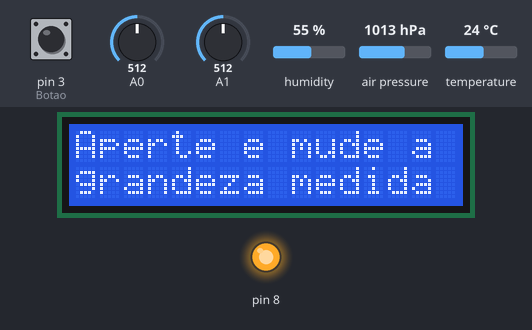
This sketch was run on a simulated Arduino Uno, built with avr-gcc and run on an emulated ATmega328P. Parts: 16×2 character LCD, output pins drawn as LEDs (lit = HIGH). The inputs (shaded band) are chosen by the test bench; at power-on: pin 3 (Botao) HIGH, A1 = 512, A0 = 512, humidity 55 %, air pressure 1013 hPa, temperature 24 °C.

Above: at 7.3 s.
7.4 s: pin 3 (Botao) pulled LOW for 0.65 s
At 8.5 s:
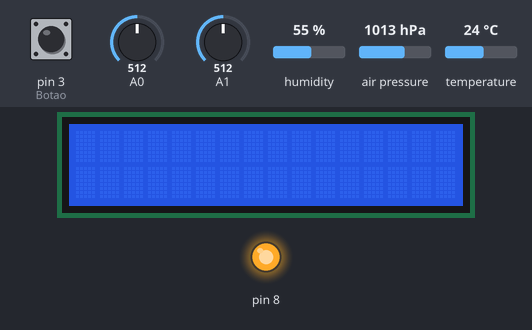
10.7 s: pin 3 (Botao) pulled LOW for 3.2 s
At 12.2 s:
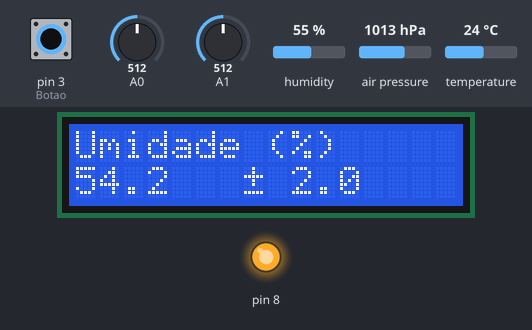
15.4 s: pin 3 (Botao) pulled LOW for 1 s
At 16.6 s:
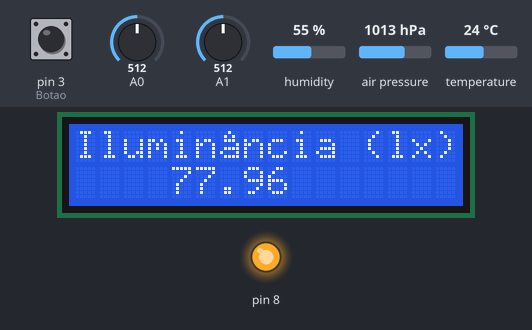
18.8 s: A1 set to 716
At 19.6 s:
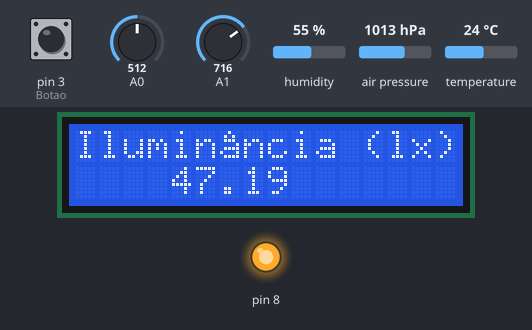
20.7 s: A1 set to 992
At 21.4 s:
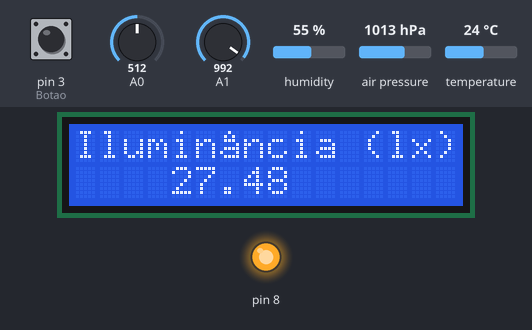
22.4 s: A1 set to 306
At 23.2 s:
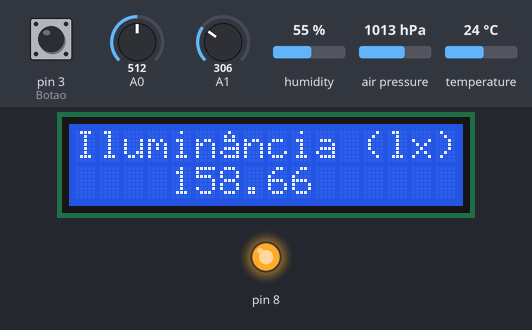
Timing chart, 0 to 25.2 s (numbered marks = the images above; inputs shaded):
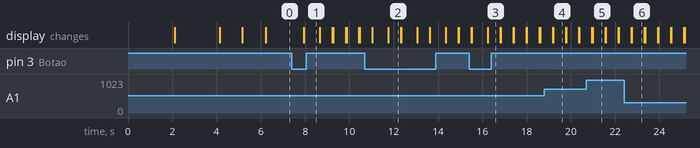

Measured:
- after the input at 7.4 s, the display: changes after 0.53 s (image 1)
- after the input at 10.7 s, the display: first differs from a run without the input after 0.34 s (image 2 shows a later state)
- after the input at 15.4 s, the display: first differs from a run without the input after 0.12 s (image 3 shows a later state)
- after the input at 18.8 s, the display: first differs from a run without the input after 0.40 s (image 4)
- after the input at 20.7 s, the display: first differs from a run without the input after 0.28 s (image 5)
- after the input at 22.4 s, the display: first differs from a run without the input after 0.36 s (image 6)
- what the display in image 2 shows lasts 0.5 s, from 11.8 s to 12.3 s

The sketch:

EstacMet.ino
```cpp
//Bibliotecas Adafruit (BMP280 e DHT22)
#include <Adafruit_Sensor.h>
#include <DHT.h>
#include <Adafruit_BMP280.h>

//Bibliotecas para manipular o LCD
#include <Wire.h>
#include <LiquidCrystal_I2C.h>
// "Renomeando" portas
#define  LM A0
#define LDR A1
#define Botao 3

// Funcao para definir endereco e tamanho do LCD
// LiquidCrystal_I2C lcd(endereco,colunas,linhas);
LiquidCrystal_I2C lcd(0x27,16,2);

//Variável e objeto para manipular DHT22
DHT dht(2, DHT22);
float umid;
float Ad_umid;

//Variáveis para manipulação do LM35
int adc;
float tensao;
float temp ;
float Ad_temp;

//Incertezas
float IncLM35 = 0.50; // incerteza padrão de medição do LM35 (°C)
float IncDHT22 = 2; //incerteza padrão de medição do DHT22 (%)
float IncBMP280Press = 0.12; //incerteza padrão de medição de pressão do BMP (hPa)
float IncBMP280Alt = 1; //incerteza padrão de medição de altitude do BMP (m)
float IncLDR = 0.0021; //incerteza padrão de medição de altitude do ldr (lx)

//Variáveis para manipulação do BMP280
Adafruit_BMP280 bmp; //OBJETO DO TIPO Adafruit_BMP280 (I2C)
float pressao,alt; // declaracao de variaveis

//variaveis LDR
int bin;
float Vout, RLDR, lum;

// Variável para modo do botão
int Bt = 0;

int teladelay = 550; //Delay de atualização das informações na tela em ms

void setup() {
  dht.begin(); //Inicia a comunicação da biblioteca DHT
  bmp.begin(0x76); // Inicia o BMP no endereco 0x76
  analogReference(INTERNAL); // Conversao A/D com fundo de escala de 1.1V para o LM35
  pinMode(Botao , INPUT_PULLUP); //Inicia o pino do botão utilizando o pull up interno do arduino
  pinMode(8,OUTPUT);
  digitalWrite(8,HIGH);


 //Inicia LCD
 lcd.init(); // inicializa o lcd
  lcd.backlight(); // liga o backlight

  byte m_m[] = {
  B00100,
  B00100,
  B11111,
  B00100,
  B00100,
  B00000,
  B11111,
  B00000
};
  byte cels[] = {
  B00111,
  B00101,
  B00111,
  B00000,
  B00000,
  B00000,
  B00000,
  B00000
};
byte til[] = {
  B01110,
  B00000,
  B01110,
  B00001,
  B01111,
  B10001,
  B01111,
  B00000
};
byte cir[] = {
  B00100,
  B01010,
  B01110,
  B00001,
  B01111,
  B10001,
  B01111,
  B00000
};

lcd.createChar(0, m_m);
lcd.createChar(1, cels);
lcd.createChar(2,til);
lcd.createChar(3,cir);
 //info grupo e disciplina
  lcd.setCursor(0,0);  // posiciona o cursor
  lcd.print("Instrumed");  // Escreve no LCD
  lcd.setCursor(0,1);  // posiciona o cursor
  lcd.print("2024");  // Escreve no LCD
  delay(2000);
  lcd.clear();
  lcd.setCursor(5,0);  // posiciona o cursor
  lcd.print("Grupo ");  // Escreve no LCD
  lcd.setCursor(6,1);  // posiciona o cursor
  lcd.print("FMC");  // Escreve no LCD
  delay(2000);
  lcd.clear();
  lcd.setCursor(0,0);  // posiciona o cursor
  lcd.print("Felipe, ");  // Escreve no LCD
  lcd.setCursor(8,0);  // posiciona o cursor
  lcd.print("Matheus");  // Escreve no LCD
  lcd.setCursor(4,1);  // posiciona o cursor
  lcd.print("E Camila");  // Escreve no LCD
  delay(1000);
  lcd.clear();


 //info estação
  lcd.setCursor(1,0);  // posiciona o cursor
  lcd.print("Meteorological");  // Escreve no LCD
  lcd.setCursor(3,1);  // posiciona o cursor
  lcd.print("Station");  // Escreve no LCD
  delay(1000);
  lcd.clear();
}
void loop(){


 //Inicia coleta e conversão de dados:
  umid = dht.readHumidity(); // salva umidade sem ajuste
  Ad_umid = 1.2*umid - 11.82;

//LM35
  adc = analogRead(A0);       //Le a entrada analogica A0
  tensao = adc*(1.1/1024);    // converte em tensao
  temp = tensao*100;// converte em temperatura (oC)
  Ad_temp = 1.0095*temp + 0.8695; //LM35 com temperatura ajustada

// BMP280
  pressao=bmp.readPressure(); // retorna a pressao em Pascal (Pa)
  pressao= pressao /100; // Converte a pressão de Pa para hPa
  alt= bmp.readAltitude(1013.25); // retorna a altitude em metros
                                    // 1 atm = 1013,25 hPa (hectopascal)


//LDR
bin = analogRead(A1);
Vout = bin*1.1/1024.0;   //Conversor ADC
RLDR = (Vout/(3.3-Vout)) * 49820;
lum = pow(10,(-1.2)*log10(RLDR)+6.69); //iluminância


  // Analisa modo do botão
  if (digitalRead(Botao) == 0) {
    Bt = Bt +1;  // Avança um modo
    lcd.clear();
    delay(700);
  }
  if (Bt == 6){ Bt = 0;} //volta para o primeiro modo

  // se o modo for 0 ele exibe todas informações, os demais modos representam respectivamente :
  // Temperatura, Umidade, Pressão, Altitude, Iluminância

  //EXIBE INFORMAÇÕES
  if (Bt == 0) {
    lcd.setCursor(0,0);  // posiciona o cursor
    lcd.print("Aperte e mude a");  // Escreve no LCD
    lcd.setCursor(0,1);  // posiciona o cursor
    lcd.print("grandeza medida");  // Escreve no LCD
    delay(teladelay);

  }
  if ( Bt == 1) {
    // Exibe temperatura
    lcd.setCursor(0,0);  // posiciona o cursor
    lcd.print("Temperatura ( C)");  // Escreve no LCD
    lcd.setCursor(13,0);
    lcd.write(1);
    lcd.setCursor(0,1);  // posiciona o cursor
    lcd.print(Ad_temp,2);  // Escreve no LCD
    lcd.setCursor(14,0);  // posiciona o cursor

    //Exibe a incerteza da temperatura
    lcd.setCursor(7,1);  // posiciona o cursor
    lcd.write(0);  // Escreve no LCD
    lcd.setCursor(9,1 );
    lcd.print(IncLM35,2);  // Escreve no LCD
     lcd.setCursor(0,1);
    delay(teladelay);
    lcd.print("               ");

    }
  if ( Bt == 2) {
    //Exibe umidade
   lcd.setCursor(0,0);  // posiciona o cursor
    lcd.print("Umidade (%)");  // Escreve no LCD
    lcd.setCursor(0,1);  // posiciona o cursor
    lcd.print(Ad_umid,1);  // Escreve no LCD
    lcd.setCursor(14,0);  // posiciona o cursor

    //Exibe a incerteza da temperatura
    lcd.setCursor(7,1);  // posiciona o cursor
    lcd.write(0);  // Escreve no LCD
    lcd.setCursor(9,1 );
    lcd.print(IncDHT22,1);  // Escreve no LCD
     lcd.setCursor(0,1);
    delay(teladelay);
    lcd.print("               ");

  }
  if ( Bt == 3) {
  // Exibe pressão
      lcd.setCursor(0,0);  // posiciona o cursor
    lcd.print("Press o (hPa)");  // Escreve no LCD
    lcd.setCursor(5,0);
    lcd.write(2);
    lcd.setCursor(4,1);  // posiciona o cursor
    lcd.print(pressao,2);  // Escreve no LCD

    //Exibe a incerteza da temperatura
     lcd.setCursor(0,1);
    delay(teladelay);
    lcd.print("               ");

  }

  if ( Bt == 4) {
  // Exibe altitude
         lcd.setCursor(0,0);  // posiciona o cursor
    lcd.print("Altitude (m)");  // Escreve no LCD
    lcd.setCursor(0,1);  // posiciona o cursor
    lcd.print(alt,1);  // Escreve no LCD

    //Exibe a incerteza da temperatura
    lcd.setCursor(8,1);  // posiciona o cursor
    lcd.write(0);  // Escreve no LCD
    lcd.setCursor(10,1 );
    lcd.print(IncBMP280Alt,1);  // Escreve no LCD
     lcd.setCursor(0,1);
    delay(teladelay);
    lcd.print("               ");

  }
  if ( Bt == 5) {
  // Exibe Iluminância
             lcd.setCursor(0,0);  // posiciona o cursor
    lcd.print("Ilumin ncia (lx)");  // Escreve no LCD
    lcd.setCursor(6,0);
    lcd.write(3);
    lcd.setCursor(4,1);  // posiciona o cursor
    lcd.print(lum,2);  // Escreve no LCD

    //Exibe a incerteza da temperatura
    lcd.setCursor(0,1);
    delay(teladelay);
    lcd.print("               ");


  }


}
```
